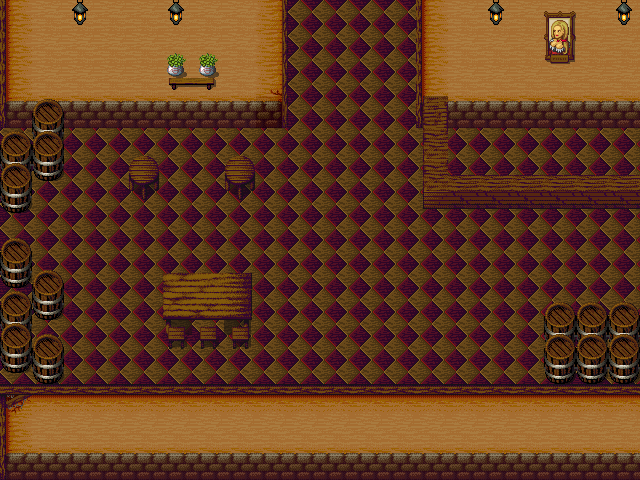

Below is a game level as drawn by its tile map, then a one-line description and the .tmx that defines it (tile-layer data replaced by summaries):
An orthogonal 20x15 tile map with 32x32 px tiles, 6 tile layers (base, top, top, base, ...) and 14 objects.

<map version="1.0" orientation="orthogonal" width="20" height="15" tilewidth="32" tileheight="32">
 <tileset firstgid="1" name="tileset" tilewidth="32" tileheight="32">
  <image source="../tileset.png" />
 </tileset>
 <layer name="base" width="20" height="15">
  <data>[300 cells, 292 non-empty, 9 distinct tile ids]</data>
 </layer>
 <layer name="top" width="20" height="15">
  <data>[300 cells, 127 non-empty, 16 distinct tile ids]</data>
 </layer>
 <layer name="top" width="20" height="15">
  <data>[300 cells, 21 non-empty, 9 distinct tile ids]</data>
 </layer>
 <objectgroup name="collision" width="20" height="15">
  <object name="" x="0" y="133" width="31" height="82" />
  <object name="" x="34" y="98" width="25" height="59" />
  <object name="" x="-1" y="261" width="28" height="120" />
  <object name="" x="30" y="290" width="30" height="25" />
  <object name="" x="33" y="353" width="26" height="30" />
  <object name="" x="160" y="293" width="90" height="22" />
  <object name="" x="130" y="162" width="24" height="26" />
  <object name="" x="224" y="160" width="28" height="29" />
  <object name="" x="0" y="0" width="285" height="126" />
  <object name="" x="422" y="3" width="217" height="117" />
  <object name="" x="416" y="122" width="27" height="66" />
  <object name="" x="447" y="166" width="193" height="20" />
  <object name="" x="546" y="325" width="89" height="55" />
  <object name="" x="1" y="388" width="637" height="91" />
 </objectgroup>
 <layer name="base" width="20" height="15">
  <data>[300 cells, 34 non-empty, 16 distinct tile ids]</data>
 </layer>
 <layer name="base" width="20" height="15">
  <data>[300 cells, 11 non-empty, 4 distinct tile ids]</data>
 </layer>
 <layer name="top" width="20" height="15">
  <data>[300 cells, 5 non-empty, 3 distinct tile ids]</data>
 </layer>
</map>
